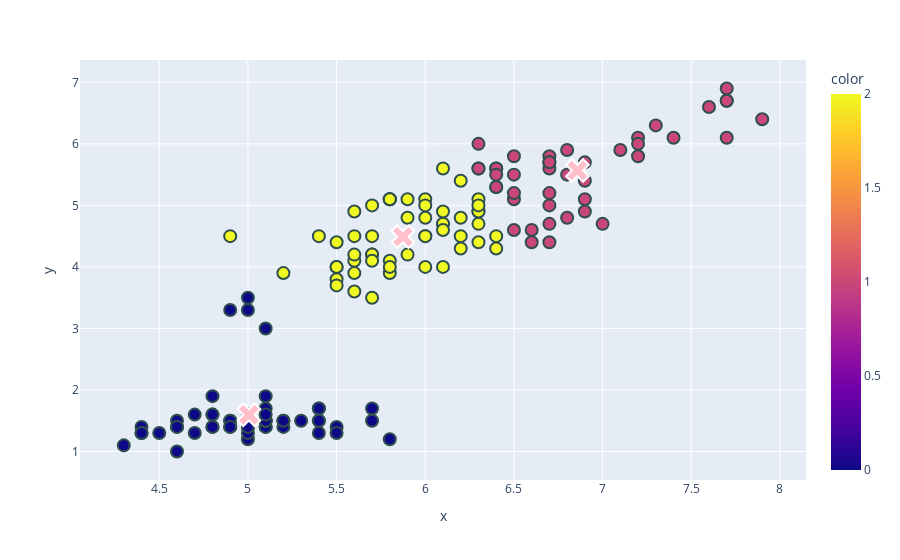

Source (notebook cell):
### Code cell
fig = px.scatter(x =  df_iris['sepal.length'], y =  df_iris['petal.length'], color = prediction )
fig.update_traces(marker=dict(size=12,
                              line=dict(width=2,
                                        color='DarkSlateGrey')),
                  selector=dict(mode='markers'))
fig2 = px.scatter(pd.DataFrame(scaler.inverse_transform(kmeans.cluster_centers_)), x=0, y=1)
fig2.update_traces(marker=dict(size=20,  color='pink',
                              line=dict(width=2,
                                        color='white')), selector=dict(mode='markers'), marker_symbol = 'x')

fig.add_trace(fig2.data[0])
fig

### Figure 1 — Plotly figure (JSON) as saved in the notebook; plotly's stock layout.template omitted (floating-point values rounded to 4 significant figures; data arrays with more than 128 entries replaced by an {"elided": "..."} marker saying what was removed)
{"data": [{"hovertemplate": "x=%{x}<br>y=%{y}<br>color=%{marker.color}<extra></extra>", "legendgroup": "", "marker": {"color": {"elided": "150 int values"}, "coloraxis": "coloraxis", "line": {"color": "DarkSlateGrey", "width": 2}, "size": 12, "symbol": "circle"}, "mode": "markers", "name": "", "orientation": "v", "showlegend": false, "type": "scatter", "x": {"elided": "150 float values"}, "xaxis": "x", "y": {"elided": "150 float values"}, "yaxis": "y"}, {"hovertemplate": "0=%{x}<br>1=%{y}<extra></extra>", "legendgroup": "", "marker": {"color": "pink", "line": {"color": "white", "width": 2}, "size": 20, "symbol": "x"}, "mode": "markers", "name": "", "orientation": "v", "showlegend": false, "type": "scatter", "x": [5.006, 6.858, 5.874], "xaxis": "x", "y": [1.596, 5.567, 4.492], "yaxis": "y"}], "layout": {"coloraxis": {"colorbar": {"title": {"text": "color"}}, "colorscale": [[0, "#0d0887"], [0.1111, "#46039f"], [0.2222, "#7201a8"], [0.3333, "#9c179e"], [0.4444, "#bd3786"], [0.5556, "#d8576b"], [0.6667, "#ed7953"], [0.7778, "#fb9f3a"], [0.8889, "#fdca26"], [1, "#f0f921"]]}, "legend": {"tracegroupgap": 0}, "margin": {"t": 60}, "xaxis": {"anchor": "y", "domain": [0, 1], "title": {"text": "x"}}, "yaxis": {"anchor": "x", "domain": [0, 1], "title": {"text": "y"}}}}
